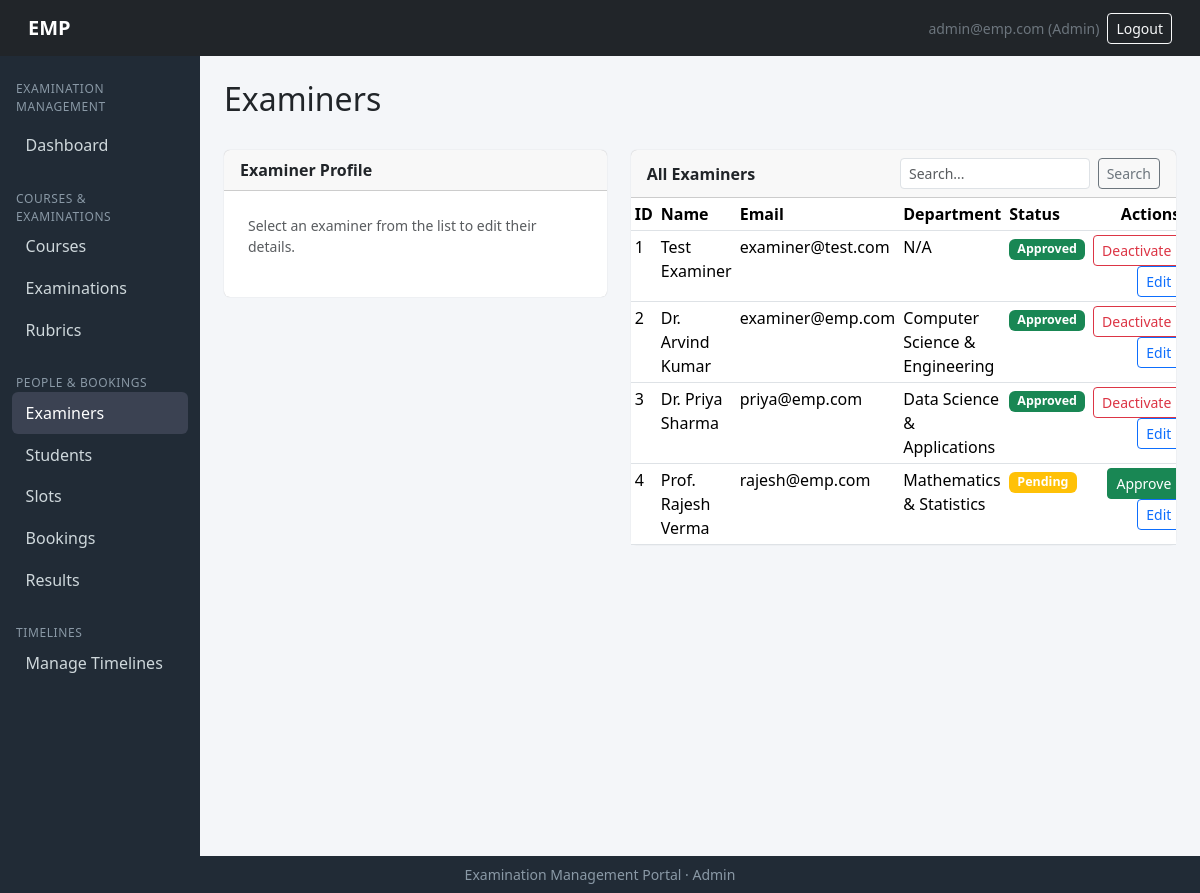
The app's page /admin/examiners (signed in) with its own data.
### models/models.py (models this page shows, shortened)
class User(db.Model, UserMixin):
    __tablename__ = "users"
    id = db.Column(db.Integer, primary_key=True)
    email   = db.Column(db.String(120), unique=True, nullable=False, index=True)
    password_hash = db.Column(db.String(256), nullable=False)
    role = db.Column(db.String(20), nullable=False)   # admin | examiner | student
    is_active = db.Column(db.Boolean, default=True)
    created_at= db.Column(db.DateTime, default=datetime.utcnow)
    examiner=db.relationship("Examiner", backref="user", uselist=False)
    student  = db.relationship("Student", backref="user", uselist=False)
    admin  =db.relationship("Admin", backref="user", uselist=False)

class Examiner(db.Model):
    __tablename__ = "examiners"
    id  = db.Column(db.Integer, primary_key=True)
    user_id      =db.Column(db.Integer, db.ForeignKey("users.id"), unique=True, nullable=False)
    employee_id   = db.Column(db.String(50), unique=True, nullable=False)
    name   = db.Column(db.String(120), nullable=False)
    phone  = db.Column(db.String(30))
    department_id = db.Column(db.Integer, db.ForeignKey("departments.id"))
    status= db.Column(db.String(20), default="pending")  # pending|approved|rejected|inactive
    slots = db.relationship("ExaminationSlot", backref="examiner")
    evaluations = db.relationship("Evaluation", backref="examiner")

class Department(db.Model):
    __tablename__ = "departments"
    id  = db.Column(db.Integer, primary_key=True)
    name   = db.Column(db.String(120), unique=True, nullable=False)
    code= db.Column(db.String(20), unique=True)
    examiners = db.relationship("Examiner", backref="department")

### routes/admin_routes.py (the view, shortened to what this page needs)
@admin_bp.route('/examiners', methods=['GET', 'POST'])
@login_required
def examiners():
    if not admin_only():
        return redirect(url_for('auth.login'))
    departments_options = [{'value': d.id, 'label': d.name} for d in Department.query.all()]
    q = request.args.get('q', '').strip()
    query = Examiner.query
    if q:
        query = query.filter((Examiner.name.ilike(f'%{q}%')) | (Examiner.employee_id.ilike(f'%{q}%')))
    return render_template('admin/examiners.html',
                           examiners=_examiner_view_data(query.all()),
                           departments_options=departments_options,
                           edit=None,
                           q=q)

### app.py (called while the page is built)
@login_manager.user_loader
def load_user(user_id):
    return User.query.get(int(user_id))

### routes/admin_routes.py (called while the page is built)
def admin_only():
    if current_user.role != 'admin':
        flash('Access denied.', 'danger')
        return False
    return True

def _examiner_view_data(examiners):
    return [{
        'id': ex.id,
        'name': ex.name,
        'email':ex.user.email if ex.user else '',
        'department':  ex.department.name if ex.department else 'N/A',
        'status': ex.status.capitalize()
    } for ex in examiners ]

### templates/admin/examiners.html (shortened to what this page needs)
{% extends "admin/base_admin.html" %}
{% import "admin/_macros.html" as macros %}
{% import "admin/_status.html" as status %}
{% block content %}
<div class="d-flex justify-content-between align-items-center mb-4">
    <h2>Examiners</h2>
</div>
<div class="row g-4">
    <div class="col-lg-5">
        <div class="card">
            <div class="card-header fw-semibold">{{ 'Edit Examiner' if edit else 'Examiner Profile' }}</div>
            <div class="card-body p-4">
                {% if edit %}
                    <form method="POST" action="{{ url_for('admin.examiners') }}">
                        <input type="hidden" name="action" value="edit">
                        <input type="hidden" name="examiner_id" value="{{ edit.id }}">
                        {{ macros.form_row('Name', 'name', edit.name, required=true) }}
                        {{ macros.form_row('Email', 'email', edit.email, required=true) }}
                        {{ macros.form_row('Phone', 'phone', edit.phone) }}
                        {{ macros.select_row('Department', 'department_id', edit.department_id, departments_options, true) }}
                        {{ macros.select_row('Status', 'status', edit.status, [{'value':'Pending','label':'Pending'},{'value':'Approved','label':'Approved'},{'value':'Inactive','label':'Inactive'},{'value':'Rejected','label':'Rejected'}], true) }}
                        <button type="submit" class="btn btn-primary w-100">Update</button>
                        <a class="btn btn-outline-secondary w-100 mt-2" href="{{ url_for('admin.examiners') }}">Cancel</a>
                    </form>
                {% else %}
                    <p class="text-muted small">Select an examiner from the list to edit their details.</p>
                {% endif %}
            </div>
        </div>
    </div>
    <div class="col-lg-7">
        <div class="card">
            <div class="card-header d-flex justify-content-between align-items-center">
                <span class="fw-semibold">All Examiners</span>
                <form method="GET" action="{{ url_for('admin.examiners') }}" class="d-flex gap-2" style="width:260px;">
                    <input type="text" name="q" class="form-control form-control-sm" placeholder="Search..." value="{{ q or '' }}">
                    <button type="submit" class="btn btn-sm btn-outline-secondary">Search</button>
                </form>
            </div>
            <div class="table-responsive">
                <table class="table table-sm table-hover mb-0">
                    <thead>
                        <tr>
                            <th>ID</th>
                            <th>Name</th>
                            <th>Email</th>
                            <th>Department</th>
                            <th>Status</th>
                            <th class="text-end">Actions</th>
                        </tr>
                    </thead>
                    <tbody>
                        {% for e in examiners %}
                            <tr>
                                <td>{{ e.id }}</td>
                                <td>{{ e.name }}</td>
                                <td>{{ e.email }}</td>
                                <td>{{ e.department }}</td>
                                <td>{{ status.status_badge(e.status) }}</td>
                                <td class="text-end">
                                    {% if e.status == 'Pending' %}
                                        <form method="POST" action="{{ url_for('admin.examiner_approve', examiner_id=e.id) }}" class="d-inline mb-1"
                                              onsubmit="return confirm('Approve this examiner?')">
                                            <button type="submit" class="btn btn-sm btn-success">Approve</button>
                                        </form>
                                    {% endif %}
                                    {% if e.status == 'Approved' %}
                                    <form method="POST" action="{{ url_for('admin.examiner_deactivate', examiner_id=e.id) }}" class="d-inline mb-1"
                                              onsubmit="return confirm('Deactivate this examiner?')">
                                            <button type="submit" class="btn btn-sm btn-outline-danger">Deactivate</button>
                                        </form>
                                    {% endif %}
                                    <a class="btn btn-sm btn-outline-primary" href="{{ url_for('admin.examiner_edit', examiner_id=e.id) }}">Edit</a>
                                </td>
                            </tr>
                        {% else %}
                            <tr><td colspan="6" class="text-center text-muted py-4">No examiners found.</td></tr>
                        {% endfor %}
                    </tbody>
                </table>
            </div>
        </div>
    </div>
</div>
{% endblock %}

### templates/admin/_status.html
{% macro status_badge(status) %}
{% set m = {
  'Draft':'secondary',
  'Slot Creation':'info',
  'Booking Open':'primary',
  'Closed':'warning',
  'Completed':'success',
  'Available':'success',
  'Full':'danger',
  'Cancelled':'dark',
  'Completed':'success',
  'Booked':'primary',
  'Cancelled':'dark',
  'Completed':'success',
  'Active':'success',
  'Inactive':'secondary',
  'Pending':'warning',
  'Approved':'success',
  'Rejected':'danger',
  'Open':'success',
  'Closed':'danger'
} %}
{% set color = m.get(status, 'secondary') %}
<span class="badge bg-{{ color }} badge-status">{{ status }}</span>
{% endmacro %}

### templates/base.html (shortened to what this page needs)
<!DOCTYPE html>
<html lang="en">
<head>
    <link href="https://cdn.jsdelivr.net/npm/bootstrap@5.3.3/dist/css/bootstrap.min.css" rel="stylesheet">
</head>
<body class="d-flex flex-column min-vh-100">
<nav class="navbar navbar-dark bg-dark px-3">
    <div class="container-fluid">
        <a class="navbar-brand" href="{{ url_for('auth.home') }}">EMP</a>
        <div class="d-flex align-items-center gap-2">
            {% if current_user.is_authenticated %}
                <span class="text-secondary small d-none d-sm-inline">{{ current_user.email }} ({{ current_user.role|capitalize }})</span>
                <a class="btn btn-outline-light btn-sm" href="{{ url_for('auth.logout') }}">Logout</a>
            {% endif %}
        </div>
    </div>
</nav>
<div class="container-fluid flex-grow-1">
    <div class="row">
        {% block sidebar %}
        <nav class="col-md-2 col-lg-2 sidebar d-none d-md-block py-3">
            {% block nav_links %}{% endblock %}
        </nav>
        {% endblock %}
        <main class="col-md-10 col-lg-10 p-4">
            {% block content %}{% endblock %}
        </main>
    </div>
</div>
<footer class="footer text-center py-2 mt-auto small">
    Examination Management Portal &middot; {{ current_user.role|capitalize if current_user.is_authenticated else '' }}
</footer>
</body>
</html>

### templates/base.html (style rules this page uses)
body { background:#f4f6f9; }
.navbar-brand { font-weight:700; }
.sidebar { background:#212b36; color:#cfd8dc; min-height:100vh; }
.card { border:0; box-shadow:0 0 1px rgba(0,0,0,.25); }
.footer { background:#212b36; color:#8a99a6; }
.badge-status { font-size:.78rem; }

### records on screen
User: email "admin@emp.com", role "Admin"
Examiner: name "Test Examiner"
User: email "examiner@test.com"
Examiner: name "Dr. Arvind Kumar"
User: email "examiner@emp.com"
Department: department "Computer Science & Engineering"
Examiner: id "3", name "Dr. Priya Sharma", email "priya@emp.com", department "Data Science & Applications", status "Approved"
Examiner: id "4", name "Prof. Rajesh Verma", email "rajesh@emp.com", department "Mathematics & Statistics", status "Pending"

### other values on screen
{{ 'Edit Examiner' if edit else 'Examiner Profile' }} "Examiner Profile"
{{ e.id }} "1" "2"
{{ e.department }} "N/A"
{{ status }} "Approved" "Approved"
